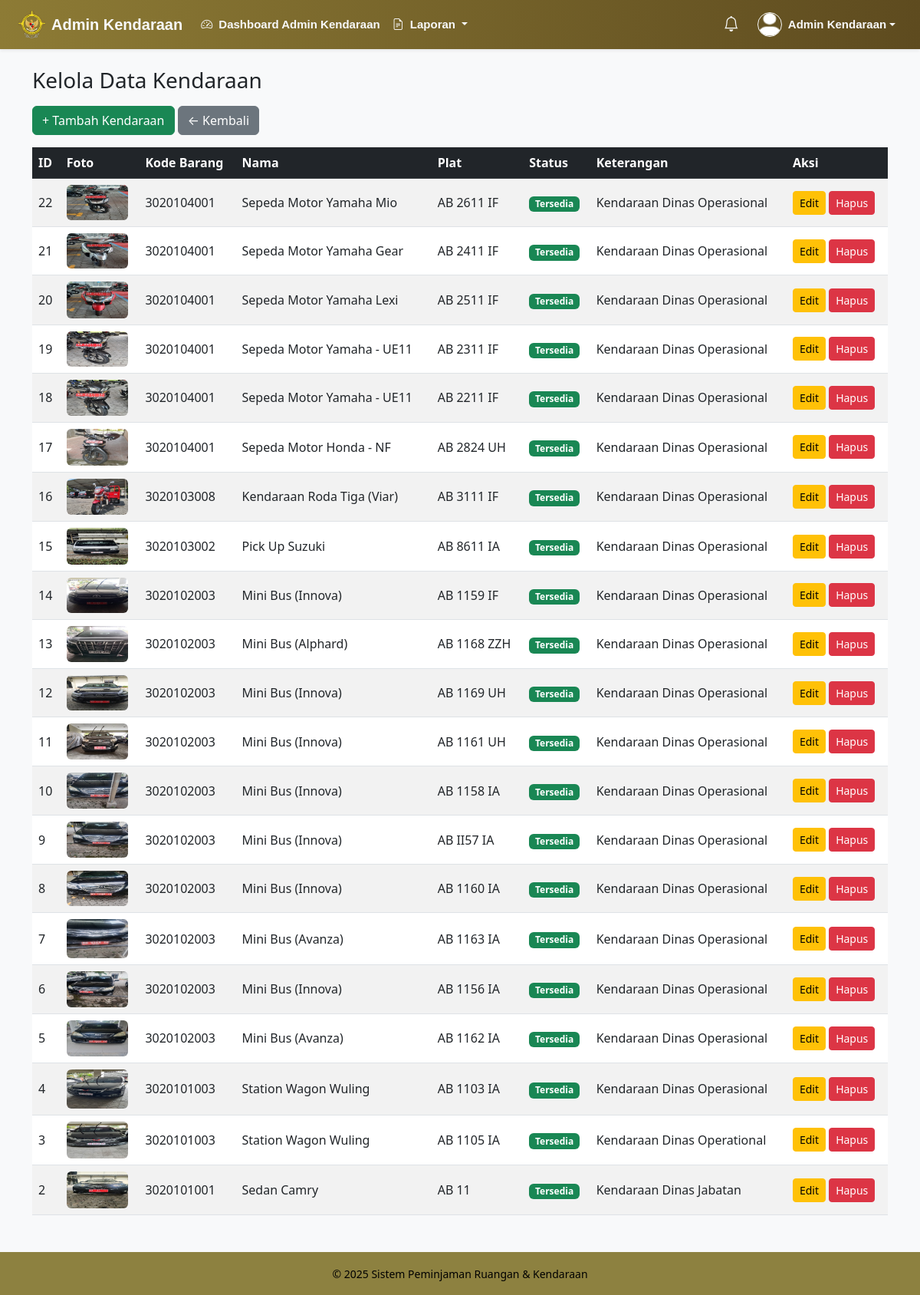
The app's page /pages/kendaraan_crud.php (signed in) with its own data.
### tables this page shows
CREATE TABLE `kendaraan` (
  `id` int(11) NOT NULL,
  `nama_kendaraan` varchar(100) NOT NULL,
  `no_polisi` varchar(20) DEFAULT NULL,
  `status` enum('tersedia','dipinjam') DEFAULT 'tersedia',
  `keterangan` text DEFAULT NULL,
  `foto` varchar(255) DEFAULT NULL,
  `kode_barang` varchar(100) DEFAULT NULL
);

### pages/kendaraan_crud.php (the view, shortened to what this page needs)
<?php
include("../includes/header.php");
include("../includes/navbar.php");
$action = $_GET['action'] ?? '';
$id = $_GET['id'] ?? null;
?>
<div class="container mt-4">
    <h3 class="mb-3">Kelola Data Kendaraan</h3>
    <div class="mb-3">
        <a href="?action=tambah" class="btn btn-success">+ Tambah Kendaraan</a>
        <a href="../modules/admin/admin_kendaraan.php" class="btn btn-secondary">← Kembali</a>
    </div>
    <?php if ($action == 'tambah'): ?>
        <div class="card">
            <div class="card-header bg-dark text-white">Tambah Kendaraan</div>
            <div class="card-body">
                <form method="post" enctype="multipart/form-data">
                    <div class="mb-2">
                        <label>Kode Barang</label>
                        <input type="text" name="kode_barang" class="form-control">
                    </div>
                    <div class="mb-2">
                        <label>Nama Kendaraan</label>
                        <input type="text" name="nama_kendaraan" class="form-control" required>
                    </div>
                    <div class="mb-2">
                        <label>Nomor Polisi</label>
                        <input type="text" name="no_polisi" class="form-control">
                    </div>
                    <div class="mb-2">
                        <label>Status</label>
                        <select name="status" class="form-control">
                            <option value="tersedia">Tersedia</option>
                            <option value="dipinjam">Dipinjam</option>
                        </select>
                    </div>
                    <div class="mb-2">
                        <label>Keterangan</label>
                        <textarea name="keterangan" class="form-control" rows="3" placeholder="Masukkan deskripsi kendaraan..."></textarea>
                    </div>
                    <div class="mb-2">
                        <label>Upload Foto</label>
                        <input type="file" name="foto" class="form-control">
                    </div>
                    <button name="tambah" class="btn btn-primary">Simpan</button>
                </form>
            </div>
        </div>
    <?php else: ?>
        <table class="table table-striped align-middle">
            <thead class="table-dark">
                <tr>
                    <th>ID</th>
                    <th>Foto</th>
                    <th>Kode Barang</th>
                    <th>Nama</th>
                    <th>Plat</th>
                    <th>Status</th>
                    <th>Keterangan</th>
                    <th>Aksi</th>
                </tr>
            </thead>
            <tbody>
            <?php
            $res = $con->query("SELECT * FROM kendaraan ORDER BY id DESC");
            while($d = $res->fetch_assoc()):
            ?>
                <tr>
                    <td><?= $d['id'] ?></td>
                    <td>
                        <?php if ($d['foto']): ?>
                            <img src="../<?= $d['foto'] ?>" width="80" class="rounded">
                        <?php else: ?>
                            <span class="text-muted">Tidak ada</span>
                        <?php endif; ?>
                    </td>
                    <td><?= htmlspecialchars($d['kode_barang']) ?></td>
                    <td><?= htmlspecialchars($d['nama_kendaraan']) ?></td>
                    <td><?= htmlspecialchars($d['no_polisi']) ?></td>
                    <td>
                        <span class="badge bg-<?= $d['status']=='tersedia'?'success':'warning' ?>">
                            <?= ucfirst($d['status']) ?>
                        </span>
                    </td>
                    <td><?= htmlspecialchars($d['keterangan']) ?></td>
                    <td>
                        <a href="?action=edit&id=<?= $d['id'] ?>" class="btn btn-warning btn-sm">Edit</a>
                        <a href="?hapus=<?= $d['id'] ?>" class="btn btn-danger btn-sm" onclick="return confirm('Hapus data ini?')">Hapus</a>
                    </td>
                </tr>
            <?php endwhile; ?>
            </tbody>
        </table>
    <?php endif; ?>
</div>
<?php include("../includes/footer.php"); ?>

### records on screen
kendaraan: id "22", foto (picture), kode_barang "3020104001", nama_kendaraan "Sepeda Motor Yamaha Mio", no_polisi "AB 2611 IF", status "Tersedia", keterangan "Kendaraan Dinas Operasional"
kendaraan: id "21", foto (picture), kode_barang "3020104001", nama_kendaraan "Sepeda Motor Yamaha Gear", no_polisi "AB 2411 IF", status "Tersedia", keterangan "Kendaraan Dinas Operasional"
kendaraan: id "20", foto (picture), kode_barang "3020104001", nama_kendaraan "Sepeda Motor Yamaha Lexi", no_polisi "AB 2511 IF", status "Tersedia", keterangan "Kendaraan Dinas Operasional"
kendaraan: id "19", foto (picture), kode_barang "3020104001", nama_kendaraan "Sepeda Motor Yamaha - UE11", no_polisi "AB 2311 IF", status "Tersedia", keterangan "Kendaraan Dinas Operasional"
kendaraan: id "18", foto (picture), kode_barang "3020104001", nama_kendaraan "Sepeda Motor Yamaha - UE11", no_polisi "AB 2211 IF", status "Tersedia", keterangan "Kendaraan Dinas Operasional"
kendaraan: id "17", foto (picture), kode_barang "3020104001", nama_kendaraan "Sepeda Motor Honda - NF", no_polisi "AB 2824 UH", status "Tersedia", keterangan "Kendaraan Dinas Operasional"
kendaraan: id "16", foto (picture), kode_barang "3020103008", nama_kendaraan "Kendaraan Roda Tiga (Viar)", no_polisi "AB 3111 IF", status "Tersedia", keterangan "Kendaraan Dinas Operasional"
kendaraan: id "15", foto (picture), kode_barang "3020103002", nama_kendaraan "Pick Up Suzuki", no_polisi "AB 8611 IA", status "Tersedia", keterangan "Kendaraan Dinas Operasional"
kendaraan: id "14", foto (picture), kode_barang "3020102003", nama_kendaraan "Mini Bus (Innova)", no_polisi "AB 1159 IF", status "Tersedia", keterangan "Kendaraan Dinas Operasional"
kendaraan: id "13", foto (picture), kode_barang "3020102003", nama_kendaraan "Mini Bus (Alphard)", no_polisi "AB 1168 ZZH", status "Tersedia", keterangan "Kendaraan Dinas Operasional"
kendaraan: id "12", foto (picture), kode_barang "3020102003", nama_kendaraan "Mini Bus (Innova)", no_polisi "AB 1169 UH", status "Tersedia", keterangan "Kendaraan Dinas Operasional"
kendaraan: id "11", foto (picture), kode_barang "3020102003", nama_kendaraan "Mini Bus (Innova)", no_polisi "AB 1161 UH", status "Tersedia", keterangan "Kendaraan Dinas Operasional"
kendaraan: id "10", foto (picture), kode_barang "3020102003", nama_kendaraan "Mini Bus (Innova)", no_polisi "AB 1158 IA", status "Tersedia", keterangan "Kendaraan Dinas Operasional"
kendaraan: id "9", foto (picture), kode_barang "3020102003", nama_kendaraan "Mini Bus (Innova)", no_polisi "AB II57 IA", status "Tersedia", keterangan "Kendaraan Dinas Operasional"
kendaraan: id "8", foto (picture), kode_barang "3020102003", nama_kendaraan "Mini Bus (Innova)", no_polisi "AB 1160 IA", status "Tersedia", keterangan "Kendaraan Dinas Operasional"
kendaraan: id "7", foto (picture), kode_barang "3020102003", nama_kendaraan "Mini Bus (Avanza)", no_polisi "AB 1163 IA", status "Tersedia", keterangan "Kendaraan Dinas Operasional"
kendaraan: id "6", foto (picture), kode_barang "3020102003", nama_kendaraan "Mini Bus (Innova)", no_polisi "AB 1156 IA", status "Tersedia", keterangan "Kendaraan Dinas Operasional"
kendaraan: id "5", foto (picture), kode_barang "3020102003", nama_kendaraan "Mini Bus (Avanza)", no_polisi "AB 1162 IA", status "Tersedia", keterangan "Kendaraan Dinas Operasional"
kendaraan: id "4", foto (picture), kode_barang "3020101003", nama_kendaraan "Station Wagon Wuling", no_polisi "AB 1103 IA", status "Tersedia", keterangan "Kendaraan Dinas Operasional"
kendaraan: id "3", foto (picture), kode_barang "3020101003", nama_kendaraan "Station Wagon Wuling", no_polisi "AB 1105 IA", status "Tersedia", keterangan "Kendaraan Dinas Operational"
kendaraan: id "2", foto (picture), kode_barang "3020101001", nama_kendaraan "Sedan Camry", no_polisi "AB 11", status "Tersedia", keterangan "Kendaraan Dinas Jabatan"

### other values on screen
$systemTitle "Admin Kendaraan"
$label "Dashboard Admin Kendaraan"
$nama "Admin Kendaraan"
